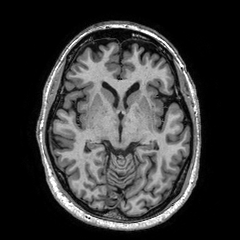
#> input picture data/dataset_brains/1_1_t1.tif, 240 x 240 px
$ jupyter execute --allow-errors segmentation_exercise_3.ipynb   (shell and % lines are left out)
#> lines starting #> are read from the running program, lines starting #| are printed output that depends on the picture; after the words box and inside, x2 and y2 are one past the last pixel; in counts of white or black regions, pixels touching at a corner belong together
### code/segmentation_util.py
"""
Utility functions for segmentation.
"""

import numpy as np
import matplotlib.pyplot as plt
import matplotlib.cm as cm

# [40 lines left out: functions ngradient, scatter_data, not called in this run]


def create_dataset(image_number, slice_number, task):
    # create_dataset Creates a dataset for a particular subject (image), slice and task
    # Input:
    # image_number - Number of the subject (scalar)
    # slice_number - Number of the slice (scalar)
    # task        - String corresponding to the task, either 'brain' or 'tissue'
    # Output:
    # X           - Nxk feature matrix, where N is the number of pixels and k is the number of features
    # Y           - Nx1 vector with labels
    # feature_labels - kx1 cell array with descriptions of the k features

    #Extract features from the subject/slice
    X, feature_labels = extract_features(image_number, slice_number)

    #Create labels
    Y = create_labels(image_number, slice_number, task)

    return X, Y, feature_labels


def extract_features(image_number, slice_number):
    # extracts features for [image_number]_[slice_number]_t1.tif and [image_number]_[slice_number]_t2.tif
    # Input:
    # image_number - Which subject (scalar)
    # slice_number - Which slice (scalar)
    # Output:
    # X           - N x k dataset, where N is the number of pixels and k is the total number of features
    # features    - k x 1 cell array describing each of the k features

#> called with image_number = 1, slice_number = 1
    base_dir = '../data/dataset_brains/'

    t1 = plt.imread(base_dir + str(image_number) + '_' + str(slice_number) + '_t1.tif')
#> t1 is the input picture: shape (240, 240); min 0, max 255, mean 55.7
    t2 = plt.imread(base_dir + str(image_number) + '_' + str(slice_number) + '_t2.tif')
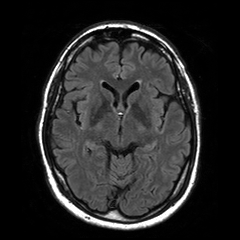
#> input picture data/dataset_brains/1_1_t2.tif, 240 x 240 px
#> t2 is the input picture: shape (240, 240); min 0, max 255, mean 39.1

    n = t1.shape[0]
#> n = 240
    features = ()

    t1f = t1.flatten().T.astype(float)
    t1f = t1f.reshape(-1, 1)
    t2f = t2.flatten().T.astype(float)
    t2f = t2f.reshape(-1, 1)

    X = np.concatenate((t1f, t2f), axis=1)
#> X = 57600 pairs, first value 0 to 255, second value 0 to 255
#> in create_dataset, `X, feature_labels = extract_features(image_number, slice_number)`: feature_labels = ('T1 intensity', 'T2 intensity')

    features += ('T1 intensity',)
    features += ('T2 intensity',)

    #------------------------------------------------------------------#
    # TODO: Extract more features and add them to X.
    # Don't forget to provide (short) descriptions for the features
    #------------------------------------------------------------------#
    return X, features


def create_labels(image_number, slice_number, task):
    # Creates labels for a particular subject (image), slice and
    # task
    #
    # Input:
    # image_number - Number of the subject (scalar)
    # slice_number - Number of the slice (scalar)
    # task        - String corresponding to the task, either 'brain' or 'tissue'
    #
    # Output:
    # Y           - Nx1 vector with labels
    #
    # Original labels reference:
    # 0 background
    # 1 cerebellum
    # 2 white matter hyperintensities/lesions
    # 3 basal ganglia and thalami
    # 4 ventricles
    # 5 white matter
    # 6 brainstem
    # 7 cortical grey matter
    # 8 cerebrospinal fluid in the extracerebral space

    #Read the ground-truth image
#> called with image_number = 1, slice_number = 1, task = 'brain'
    base_dir = '../data/dataset_brains/'

    I = plt.imread(base_dir + str(image_number) + '_' + str(slice_number) + '_gt.tif')
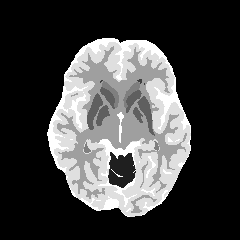
#> input picture data/dataset_brains/1_1_gt.tif, 240 x 240 px
#> I is the input picture: shape (240, 240); min 0, max 8, mean 2.04

    if task == 'brain':
        Y = I>0
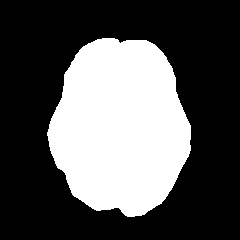
#> Y: shape (240, 240) bool; 33.7% white; 1 white region, box (x1, y1, x2, y2) and area: (47, 38, 191, 217) 19419
    elif task == 'brain':
        white_matter = I == 2 | I == 5
        gray_matter  = I == 7 | I == 3
        csf         = I == 4 | I == 8
        background  = I == 0 |  I == 1 | I == 6
        Y = I
        Y[background] = 0
        Y[white_matter] = 1
        Y[gray_matter] = 2
        Y[csf] = 3
    else:
        print(task)
        raise ValueError("Variable 'task' must be one of two values: 'brain' or 'tissue'")

    Y = Y.flatten().T
    Y = Y.reshape(-1,1)

    return Y


# [75 lines left out: functions dice_overlap, dice_multiclass, classification_error, not called in this run]

### code/segmentation_tests.py
"""
Test code for segmentation module in 8DC00 course
"""

# Imports

import numpy as np
import segmentation_util as util
import matplotlib.pyplot as plt
import segmentation as seg
from scipy import ndimage, stats
import scipy
from sklearn.neighbors import KNeighborsClassifier
import timeit
from IPython.display import display, clear_output

plt.rcParams['image.cmap'] = 'gray'


# SECTION 1. Segmentation in feature space

# [113 lines left out: functions scatter_data_test, scatter_t2_test, extract_coordinate_feature_test, feature_stats_test, normalized_stats_test, distance_test and 3 more, not called in this run]

def funX(X):
    return lambda w: seg.cost_kmeans(X,w)


# [481 lines left out: functions kmeans_demo, kmeans_clustering_test, nn_classifier_test_samples, generate_train_test, easy_hard_data_classifier_test, nn_classifier_test_brains and 10 more, not called in this run]


# SECTION 3. Atlases and active shapes

def segmentation_combined_atlas_test():

    task = 'brain'
    n = 5
    all_subjects = np.arange(n)
    train_slice = 1
    tmp_data, tmp_labels, tmp_feature_labels = util.create_dataset(1,train_slice,task)
#> tmp_data has the same summary as X in extract_features; tmp_feature_labels = ('T1 intensity', 'T2 intensity')
    all_data_matrix = np.empty((tmp_data.shape[0], tmp_data.shape[1], n))
    all_labels_matrix = np.empty((tmp_labels.shape[0], n))

    #Load datasets once
    for i in all_subjects:
        train_data, train_labels, train_feature_labels = util.create_dataset(i+1,train_slice,task)
#> train_data has the same summary as X in extract_features; train_feature_labels = ('T1 intensity', 'T2 intensity')
        all_data_matrix[:,:,i] = train_data
        all_labels_matrix[:,i] = train_labels.ravel()

    #------------------------------------------------------------------#
    # TODO: Use provided code to Combine labels of training images,
    #  Convert combined label into mask image,
    #  Convert true label into mask image, and
    #  View both masks on the same axis,
    #  Also calculate dice coefficient and error
    #------------------------------------------------------------------#


def segmentation_combined_atlas_minmax_test():
    task = 'brain'
    n = 5
    all_subjects = np.arange(n)
    train_slice = 1
    tmp_data, tmp_labels, tmp_feature_labels = util.create_dataset(1,train_slice,task)
#> tmp_data has the same summary as X in extract_features; tmp_feature_labels = ('T1 intensity', 'T2 intensity')
    all_data_matrix = np.empty((tmp_data.shape[0], tmp_data.shape[1], n))
    all_labels_matrix = np.empty((tmp_labels.shape[0], n))

    #Load datasets once
    for i in all_subjects:
        train_data, train_labels, train_feature_labels = util.create_dataset(i+1,train_slice,task)
#> train_data has the same summary as X in extract_features; train_feature_labels = ('T1 intensity', 'T2 intensity')
        all_data_matrix[:,:,i] = train_data
        all_labels_matrix[:,i] = train_labels.ravel()

    predicted_labels_min = seg.segmentation_combined_atlas(all_labels_matrix, combining='min')
    predicted_labels_max = seg.segmentation_combined_atlas(all_labels_matrix, combining='max')

    test_labels = all_labels_matrix[:,4].astype(bool)

    print('Combining method = min:')
    err = util.classification_error(test_labels, predicted_labels_min)
    print('Error:\n{}'.format(err))
    dice = util.dice_overlap(test_labels, predicted_labels_min)
    print('Dice coefficient:\n{}'.format(dice))

    print('Combining method = max:')
    err = util.classification_error(test_labels, predicted_labels_max)
    print('Error:\n{}'.format(err))
    dice = util.dice_overlap(test_labels, predicted_labels_max)
    print('Dice coefficient:\n{}'.format(dice))

### notebooks/segmentation_exercise_3.ipynb
# 3. Atlases and active shapes

## 3.1. Atlas-based segmentation

For this question we will use the ground-truth segmentations of different subjects as different atlases to do brain/not brain segmentation. Load the labels for subjects 1 to 5 as `labels1` to `labels5` with `create_labels`, which is almost the same as `create_dataset` but here we do not need the features. Subjects 1 to 4 will be training data and subject 5 will be test data. For the exercise we will assume the images are registered to each other, but in practice, you would have to perform registration first. Let's combine the labels and view how the true mask compares to the predicted mask:

```python
# Combine labels of training images:
predicted_labels = stats.mode(all_labels_matrix[:,:4], axis=1)[0]

# Convert combined label into mask image:
predicted_mask = predicted_labels.reshape(240,240)

# Convert true label into mask image:
true_mask = all_labels_matrix[:,4].reshape(240,240)

# View both masks on the same axis using imshow()
```

This functionality has also been implemented for you in the function `segmentation_combined_atlas()` in `# SECTION 3` of the `segmentation.py` module, look at the documentation to familiarize yourself with the syntax (i.e. what inputs and outputs are there).

### EXERCISE:

Complete the function `segmentation_combined_atlas_test()` using the code above, and test the functionality of atlas-based segmentation. Calculate the error and the Dice overlap of your predicted mask and add them to the plot. Your result might look like this:

[cell 1]
import sys
sys.path.append("../code")
from segmentation_tests import segmentation_combined_atlas_test

#> (the rest of this cell did not finish here and is left out)

### (A)
### QUESTION:
Use `segmentation_combined_atlas()` to segment other subjects. Are the results similar for all subjects, or are some subjects better than others? Why?

### (B)
### EXERCISE:
Inspect the documentation of `min` and `max`. Add two `elseif` statements in the code (between `if` and `else`, for combining the labels with these functions. Test your additions with the function `segmentation_combined_atlas_minmax_test()` in `# SECTION 3` of the `segmentation_tests.py` module.

[cell 2]
import sys
sys.path.append("../code")
from segmentation_tests import segmentation_combined_atlas_minmax_test
#> (the rest of this cell did not finish here and is left out)

### QUESTION:
How can you describe what these options are doing in terms of how many atlases predict each class? What can you say about the size of the predicted segmentation, relative to the size of the true segmentation for each of these options?

### (C)
### EXERCISE:
Note that the code for options you described above will only work for binary labels! As an example to demonstrate this, try combining the labels `[0, 1, 2, 3]`, `[0, 1, 3, 1]` and `[3, 3, 1, 0]` by hand. (Here the numbers 0, 1, 2, 3 correspond to four different classes, for example tissue types).

## 3.2. Combining $k$-NN classifiers

In this question we combine $k$-NN classifiers trained on different subjects. This functionality is also already implemented for you in the function `segmentation_combined_knn()` in `# SECTION 3` of the `segmentation.py` module,

### (A)
### QUESTION:
What would you expect from the results of this combined method, compared to training $k$-NN on only one subject? Test your hypothesis on one of the subjects. (You can use `segmentation_knn()` to do this, note that this function has an extra input, since you need to specify which training subject you want to use!)

### (B)
### QUESTION:
What could you do if you wanted to combine more than four classifiers (giving different decisions) here, but you could only use a 5-NN classifier?

## 3.3. Active shape models

### (A)
### EXERCISE:
Load `coordinates.txt` which contains coordinates of 40 hand shapes, each represented by 56 points. Dimensions 1 to 56 store the $x$-coordinate and dimensions 57 to 112 store the $y$-coordinate. Plot a few shapes to examine the variation. What do you think the mean shape will look like? Compute it to verify your guess.

[cell 3]
import sys
sys.path.append("../code")
import matplotlib.pyplot as plt
import numpy as np
import utilities as util
from scipy import stats
import scipy.io


fn = '../data/dataset_hands/coordinates.txt'
#> (the rest of this cell did not finish here and is left out)

### (B)
### EXERCISE:
Apply `mypca` on the coordinates data. How many dimensions are needed to describe 98% of the variance? Store only the vectors corresponding to these dimensions in `U`.

[cell 4]
import sys
sys.path.append("../code")
import segmentation as seg
import numpy as np

fn = '../data/dataset_hands/coordinates.txt'
#> (the rest of this cell did not finish here and is left out)

### (C)
### EXERCISE:
Create a loop to go through the dimensions left in `U` and compute a variation that this dimension produces. For the weight, you might want to use the corresponding eigenvalue multiplied by a small scaling factor, like 5. What are the main variation that you notice?

### (D)
### EXERCISE:
Load the image `test001.jpg` and view it in grayscale. If you were to plot the hand template on top of this image, what do you expect to happen? Verify your hypothesis.

[cell 5]
import sys
sys.path.append("../code")
import matplotlib.pyplot as plt
import numpy as np
import segmentation_util as util
from scipy import stats
import scipy.io
from segmentation import generate_gaussian_data

fn = '../data/dataset_hands/test001.jpg'
img_hand =  plt.imread(fn)
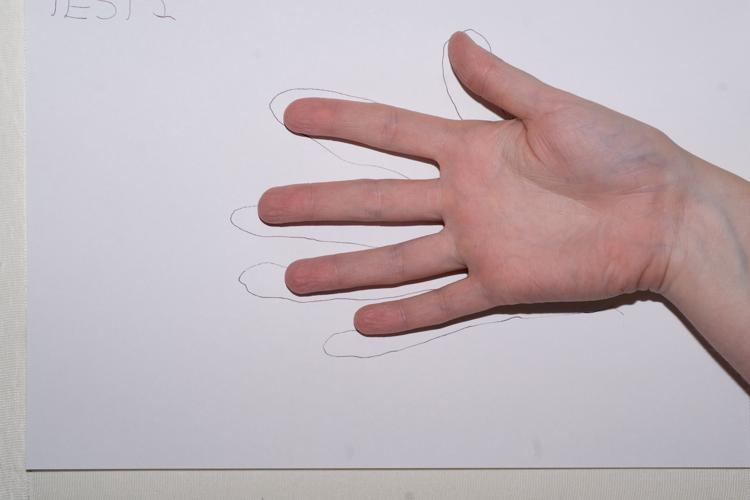
#> input picture data/dataset_hands/test001.jpg, 750 x 500 px
#> img_hand is the input picture: shape (500, 750, 3); mean R, G, B 191.3, 178.9, 184.3

fn = '../data/dataset_hands/coordinates.txt'
#> (the rest of this cell did not finish here and is left out)

### (E)
### EXERCISE:
Transform your mean hand shape into a 2x56 dataset with `initialpos = [[meanhand[0,0:56]], [meanhand[0,57:112]]]`. Think about the registration exercises you did before. Define a transformation matrix (you can try out yourself what numbers are needed) and use it to plot the hand template close to the hand in the image.

## 3.4. Active shape models

### (A)
### QUESTION:
Consider the active shape model for segmentation of the ventricles in the sample brain images. Describe what steps you would need to do for the data that is available to us, to train a shape model of the ventricles.

### (B)
### EXERCISE:
You can inspect the mask of the ventricles in the sample brain images using the code below.

[cell 6]
GT = plt.imread('../data/dataset_brains/1_1_gt.tif')
gtMask = GT == 4
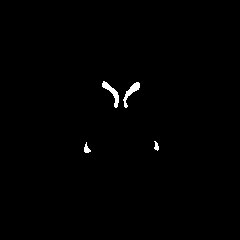
#> gtMask: shape (240, 240) bool; 0.63% white; 4 white regions, box (x1, y1, x2, y2) and area: (102, 81, 119, 108) 148, (123, 82, 140, 108) 141, (84, 142, 91, 153) 42, (154, 141, 159, 151) 32
#> (the rest of this cell did not finish here and is left out)

### QUESTION:
Look at the ventricle masks for different subjects and different slices. Based on the shapes that you see, what difficulties do you think you might face, if you wanted to train an active shape model? How could you modify the dataset to overcome these difficulties?
